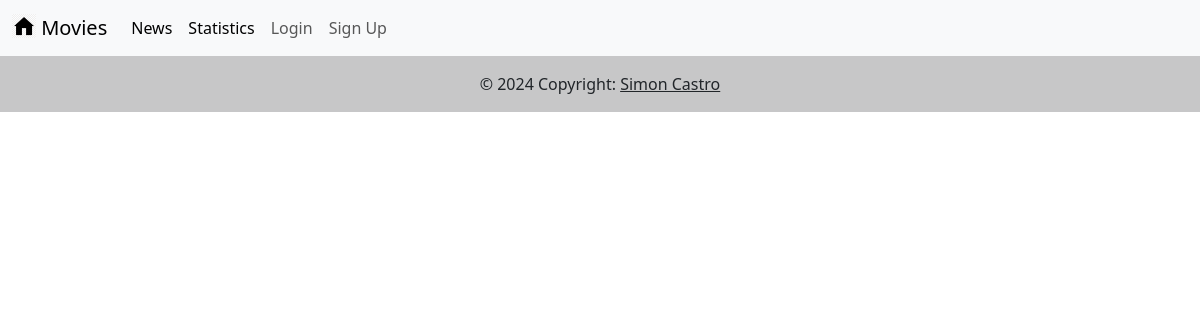
The page /news/ on the database as committed earlier.
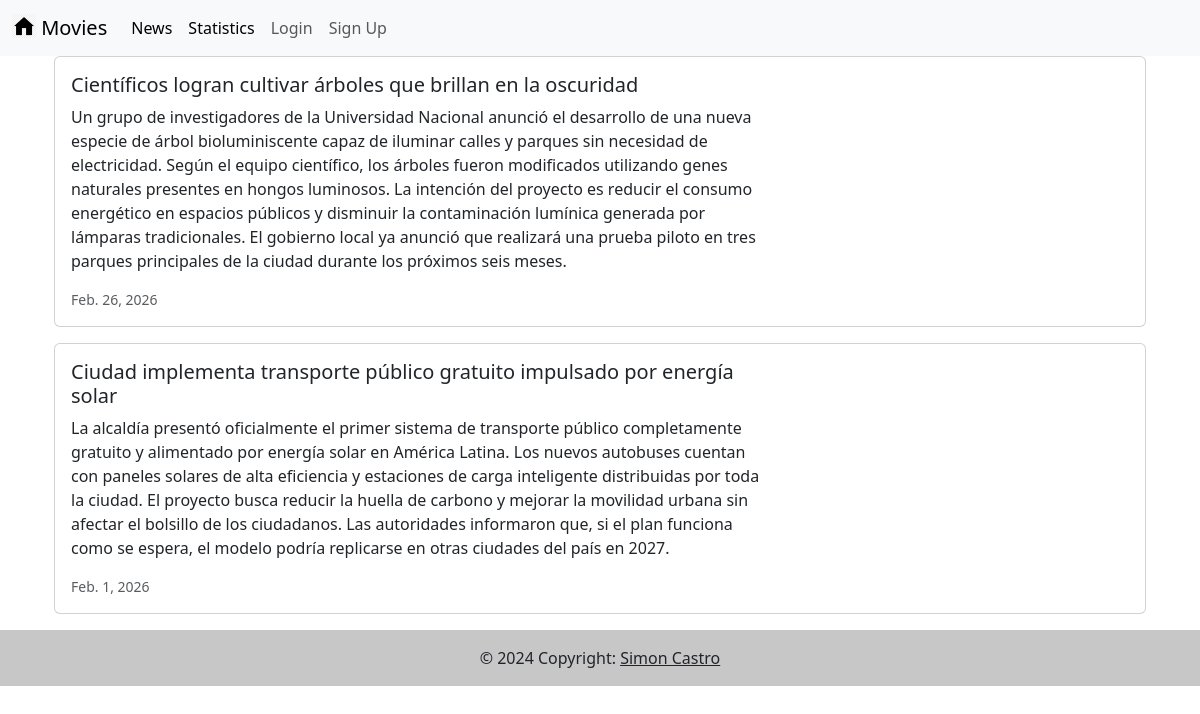
The same page on the database as committed later.
### news/models.py (models this page shows, shortened)
class News (models.Model):
    headline = models.CharField(max_length=200)
    body = models.TextField()
    date = models.DateField()

### news/views.py (the view)
# urls.py: path('', views.news, name='news'),
def news(request):
    news = News.objects.all().order_by('-date')
    return render(request, 'news.html', {'news': news})

### news/templates/news.html
{% extends 'base.html' %}
{% block content %}
<div class="container">
  {% for news in news %}
  <div class="card mb-3">
    <div class="row g-0">
      <div class="col-md-8">
        <div class="card-body">
          <h5 class="card-title">{{ news.headline }}</h5>
          <p class="card-text">{{ news.body }}</p>
          <p class="card-text">
            <small class="text-muted">{{ news.date }}</small>
          </p>
        </div>
      </div>
    </div>
  </div>
  {% endfor %}
</div>
{% endblock content %}

### moviereviews/templates/base.html (shortened to what this page needs)
<head>
  <link
    href="https://cdn.jsdelivr.net/npm/bootstrap@5.3.8/dist/css/bootstrap.min.css"
    rel="stylesheet"
  />
</head>
<nav class="navbar navbar-expand-lg bg-body-tertiary">
  <div class="container-fluid">
    <a class="navbar-brand" href="{% url 'home' %}">
    {% load static %}
    <img src = "{% static 'images/home.png' %}" alt="" widht="30" height ="24" class="d-inline-block align-text-top" />
      Movies
    </a>
    <div class="collapse navbar-collapse" id="navbarSupportedContent">
      <ul class="navbar-nav me-auto mb-2 mb-lg-0">
        <li class="nav-item">
          <a class="nav-link active" aria-current="page" href="{% url 'news' %}">News</a>
        </li>
        <li class="nav-item">
          <a class="nav-link active" aria-current="page" href="{% url 'statistics' %}">Statistics</a>
        </li>
        <li class="nav-item">
          <a class="nav-link" href="#">Login</a>
        </li>
        <li class="nav-item">
          <a class="nav-link" href="#">Sign Up</a>
        </li>
      </ul>
    </div>
  </div>
</nav>
<div class="container">
    {% block content %}
    {% endblock content %}
</div>
<footer class="bg-light text-center text-lg-start">
  <div class="text-center p-3" style="background-color: rgba(0, 0, 0, 0.2);">
    © 2024 Copyright:
    <a class="text-dark" href="#">Simon Castro</a>
  </div>
</footer>

Rows that differ between the two databases and show on the page:
added News: headline "Científicos logran cultivar árboles que brillan en la oscuridad", body "Un grupo de investigadores de la Universidad Nacional anunció el desarrollo de una nueva especie de árbol bioluminiscente capaz de iluminar calles y parques sin necesidad de electricidad. Según el equipo científico, los árboles fueron modificados utilizando genes naturales presentes en hongos luminosos. La intención del proyecto es reducir el consumo energético en espacios públicos y disminuir la contaminación lumínica generada por lámparas tradicionales. El gobierno local ya anunció que realizará una prueba piloto en tres parques principales de la ciudad durante los próximos seis meses.", date "Feb. 26, 2026"
added News: headline "Ciudad implementa transporte público gratuito impulsado por energía solar", body "La alcaldía presentó oficialmente el primer sistema de transporte público completamente gratuito y alimentado por energía solar en América Latina. Los nuevos autobuses cuentan con paneles solares de alta eficiencia y estaciones de carga inteligente distribuidas por toda la ciudad. El proyecto busca reducir la huella de carbono y mejorar la movilidad urbana sin afectar el bolsillo de los ciudadanos. Las autoridades informaron que, si el plan funciona como se espera, el modelo podría replicarse en otras ciudades del país en 2027.", date "Feb. 1, 2026"
